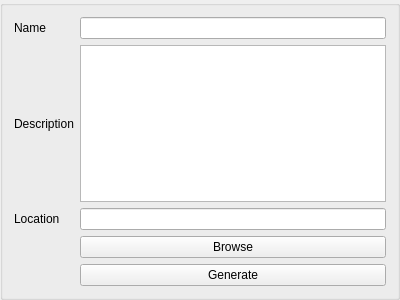
<?xml version="1.0" encoding="UTF-8"?>
<ui version="4.0">
 <class>OutputfieldView</class>
 <widget class="QGroupBox" name="OutputfieldView">
  <property name="geometry">
   <rect>
    <x>0</x>
    <y>0</y>
    <width>400</width>
    <height>300</height>
   </rect>
  </property>
  <property name="windowTitle">
   <string>Output Field View</string>
  </property>
  <property name="title">
   <string/>
  </property>
  <property name="flat">
   <bool>false</bool>
  </property>
  <layout class="QGridLayout" name="gridLayout">
   <item row="0" column="1">
    <widget class="QLineEdit" name="lineEdit"/>
   </item>
   <item row="4" column="1">
    <widget class="QPushButton" name="pushButton_2">
     <property name="text">
      <string>Generate</string>
     </property>
    </widget>
   </item>
   <item row="1" column="0">
    <widget class="QLabel" name="label_2">
     <property name="text">
      <string>Description</string>
     </property>
    </widget>
   </item>
   <item row="1" column="1">
    <widget class="QPlainTextEdit" name="plainTextEdit_2">
     <property name="toolTip">
      <string>&lt;html&gt;&lt;head/&gt;&lt;body&gt;&lt;p&gt;Name&lt;/p&gt;&lt;/body&gt;&lt;/html&gt;</string>
     </property>
    </widget>
   </item>
   <item row="2" column="1">
    <widget class="QLineEdit" name="lineEdit_2"/>
   </item>
   <item row="0" column="0">
    <widget class="QLabel" name="label">
     <property name="text">
      <string>Name</string>
     </property>
    </widget>
   </item>
   <item row="2" column="0">
    <widget class="QLabel" name="label_3">
     <property name="text">
      <string>Location</string>
     </property>
    </widget>
   </item>
   <item row="3" column="1">
    <widget class="QPushButton" name="pushButton">
     <property name="text">
      <string>Browse</string>
     </property>
    </widget>
   </item>
  </layout>
 </widget>
 <resources/>
 <connections/>
</ui>
